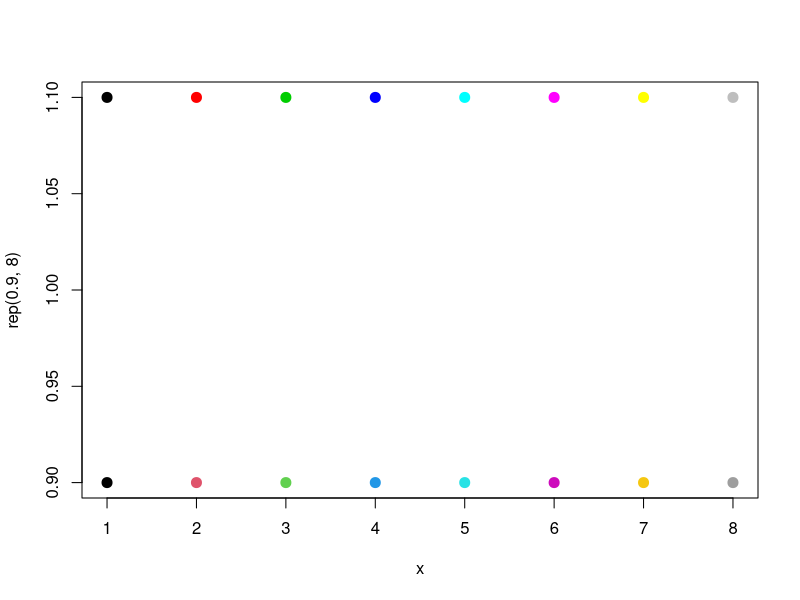

Here is the R script that generated this plot:
## ----eval=FALSE---------------------------------------------------------------
## # Not run here, so no graph
## plot(x, y1)
## points(x, y2, col=2)


## -----------------------------------------------------------------------------
palette("R3")


## ----echo=FALSE---------------------------------------------------------------
palette("R4")


## -----------------------------------------------------------------------------
x <- 1:8
palette("R4") # not needed unless R3 was previously selected
plot(x, rep(0.9, 8), ylim=c(0.9,1.1), pch=20, cex=2, col=1:8)
palette("R3") # for the old scheme
points(x, rep(1.1, 8), pch=20, cex=2, col=1:8)

